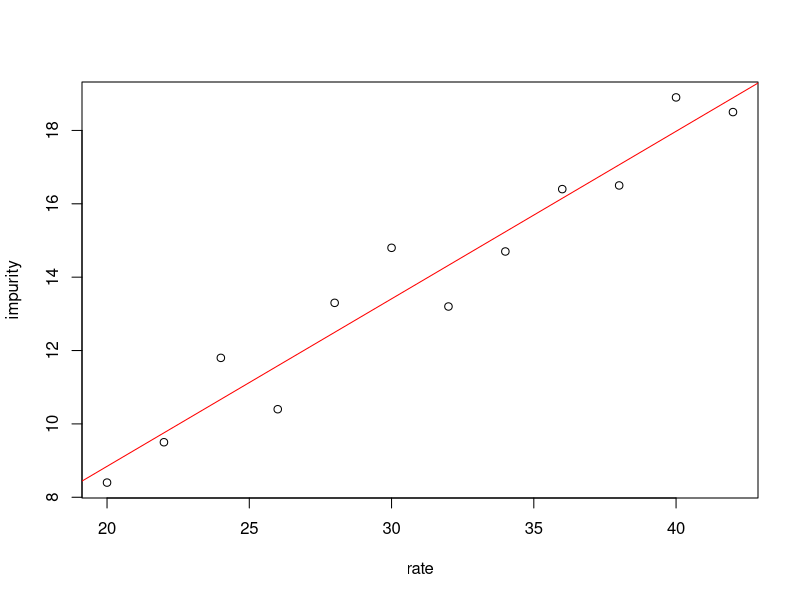
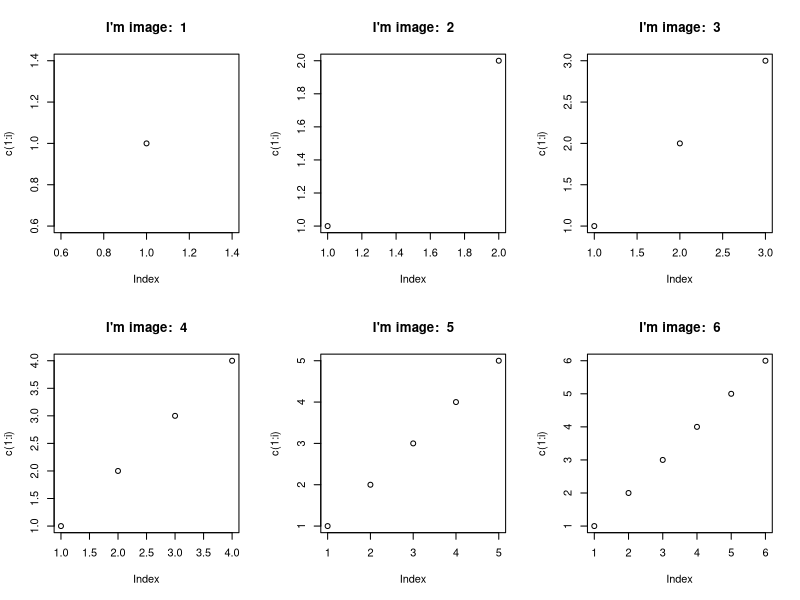

Source code (R) for these figures, in order:
rate <- c(20, 22, 24, 26, 28, 30, 32, 34, 36, 38, 40, 42)
impurity <- c(8.4, 9.5, 11.8, 10.4, 13.3, 14.8, 13.2, 14.7, 16.4, 16.5, 18.9, 18.5)
plot(impurity ~ rate)
reg <- lm(impurity ~ rate)
abline(reg, col = "red")
summary(reg)
par()
mfrowl <- par(mfrow = c(2, 3))
for (i in 1:6)
{
    plot(c(1:i), main = paste("I'm image: ", i))
}
